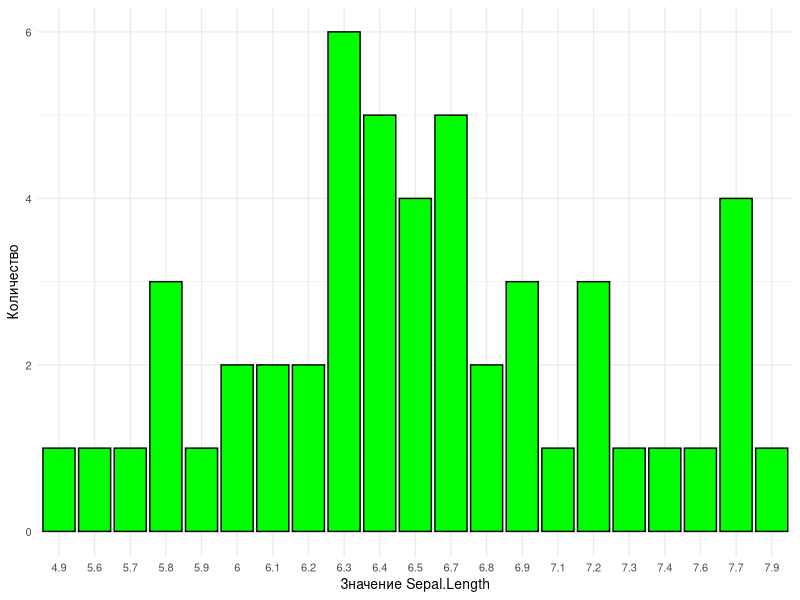
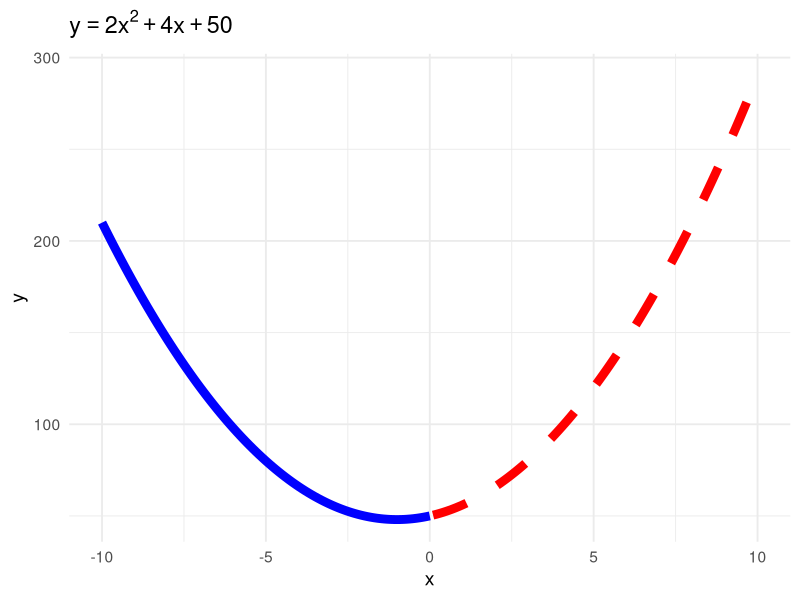
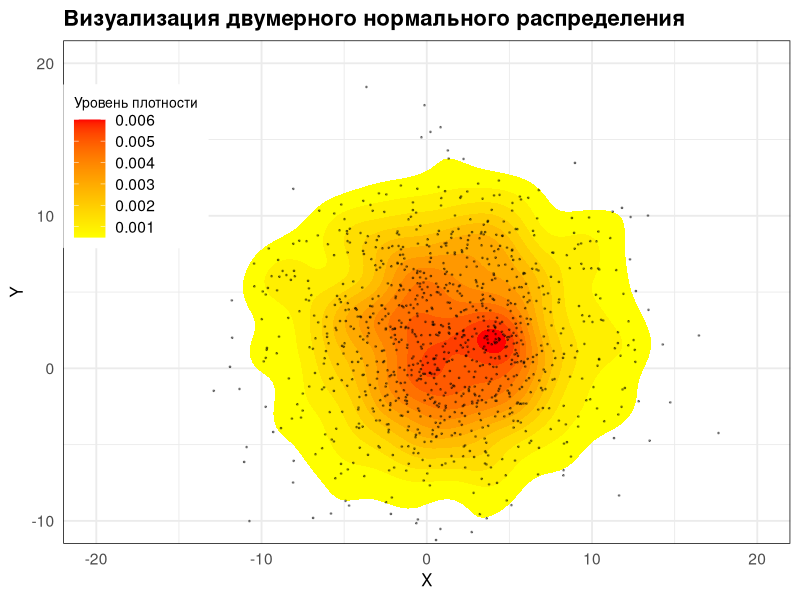

Reproduce these figures in R, in order.
###############################################
# Домашнее задание по Математическим методам в биологии
# Вариант 3
# Автор: Ковалева Александра
###############################################

###############################################
# Задание 1. Каждый должен взять себе (отфильтровать) только одну часть данных.
# Вариант 3 работает с видом “virginica”.
###############################################

# Загружаю датасет iris
data("iris")

# Просматриваю первые 6 строк датасета, чтобы понять структуру
head(iris)

# Отбираю только строки, где вид ириса равен "virginica"
virginica_data <- subset(iris, Species == "virginica")

# Просматриваю первые 6 строк отфильтрованного датасета
head(virginica_data)

# Подсчитываю, сколько раз встречается каждое уникальное значение длины чашелистика (Sepal.Length)
counts <- table(virginica_data$Sepal.Length)

# Вывод результата подсчёта
counts

# Преобразую результат подсчёта в датафрейм с двумя колонками
df_counts <- as.data.frame(counts)

# Переименовываю колонки: первая — значение Sepal.Length, вторая — количество (Frequency)
colnames(df_counts) <- c("Sepal.Length", "Frequency")

# Вывожу итоговый датафрейм с подсчётом
df_counts

###############################################
# Задание 2. Построение столбчатой диаграммы по полученным данным
###############################################

# Подключаю пакет ggplot2
library(ggplot2)

# Строю столбчатую диаграмму
ggplot(df_counts, aes(x = Sepal.Length, y = Frequency)) +
  geom_bar(stat = "identity", fill = "green", color = "black") +
  labs( x = "Значение Sepal.Length",y = "Количество") +
  theme_minimal(base_size = 10)

###############################################
# Задания повышенной сложности
###############################################

###############################################
# Задание 1. Построение графика функции y = 2x² + 4x + 50
###############################################

# Значение x от -10 до 10
x <- seq(-10, 10, by = 0.1)

# Вычисляю значения y по формуле
y <- 2 * x^2 + 4 * x + 50

# Создаю датафрейм
df <- data.frame(x = x, y = y)

# Строю график функции
ggplot() +
  geom_line(data = subset(df, x <= 0), aes(x = x, y = y), color = "blue", size = 3.0) +
  geom_line(data = subset(df, x > 0), aes(x = x, y = y),
  color = "red", size = 3.0, linetype = "dashed") +labs(x = "x",y = "y",
  title = expression(y == 2*x^2 + 4*x + 50)) +
  theme_minimal(base_size = 14)

###############################################
# Задание 2. Симуляция двумерного нормального распределения и визуализация
###############################################

set.seed(12345)

# Создаю датафрейм с двумя нормально распределёнными переменными
df <- data.frame(X = rnorm(1000, 1, 5),Y = rnorm(1000, 2, 5)
)

# Строю визуализацию двумерного нормального распределения
ggplot(df, aes(x = X, y = Y)) +
  stat_density_2d(aes(fill = ..level..), geom = "polygon") +
  geom_point(color = "black", size = 0.3, alpha = 0.4) +
  scale_fill_gradient(low = "yellow", high = "red") +
  theme_minimal(base_size = 14) +
  labs(title = "Визуализация двумерного нормального распределения",x = "X",y = "Y",fill = "Уровень плотности") +
  coord_cartesian(xlim = c(-20, 20), ylim = c(-10, 20)) +
  theme(panel.border = element_rect(color = "black", fill = NA, linewidth = 0.5),
  legend.position = c(0.1, 0.75),legend.background = element_rect(fill = "white", color = "white"),
  legend.key.height = unit(0.6, "cm"),legend.key.width = unit(0.8, "cm"),
  legend.title = element_text(size = 10, face = "plain"),
  plot.title = element_text(size = 16, face = "bold"),
  axis.title.x = element_text(size = 12),axis.title.y = element_text(size = 12))
